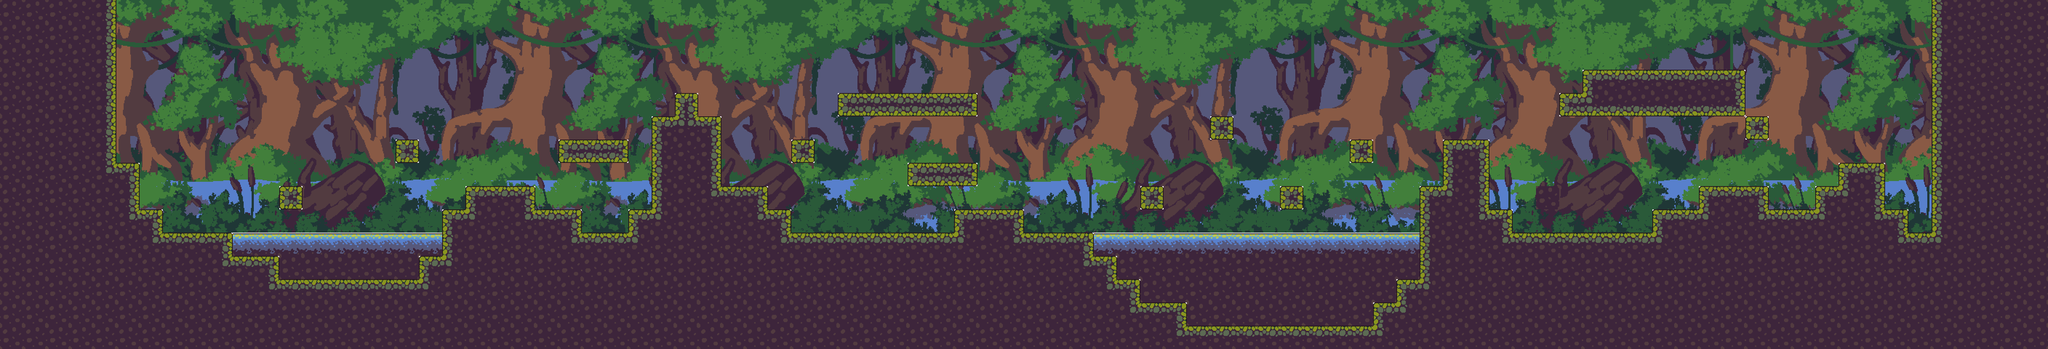

Tiled map render using the project's own tile images. Description and the map definition, with tile-layer contents summarised, below:
An orthogonal 88x15 tile map with 64x64 px tiles, 3 tile layers (background, b_decorations, ground), 2 tilesets and 1 object (player).

<map version="1.9" tiledversion="1.9.2" orientation="orthogonal" renderorder="right-down" width="88" height="15" tilewidth="64" tileheight="64" infinite="0" nextlayerid="9" nextobjectid="2">
 <editorsettings>
  <export format="csv" />
 </editorsettings>
 <tileset firstgid="1" name="Tileset" tilewidth="64" tileheight="64" tilecount="60" columns="10">
  <image source="../img/Tileset2.png" trans="ffffff" width="640" height="384" />
 </tileset>
 <tileset firstgid="61" name="Background" tilewidth="64" tileheight="64" tilecount="180" columns="18">
  <image source="../img/Background.png" trans="ffffff" width="1152" height="648" />
 </tileset>
 <layer id="5" name="background" width="88" height="15">
  <data>[1320 cells, 1320 non-empty, 180 distinct tile ids]</data>
 </layer>
 <layer id="4" name="b_decorations" width="88" height="15">
  <data>[1320 cells, 113 non-empty, 2 distinct tile ids]</data>
 </layer>
 <layer id="1" name="ground" width="88" height="15">
  <data>[1320 cells, 583 non-empty, 17 distinct tile ids]</data>
 </layer>
 <objectgroup id="8" name="Objects">
  <object id="1" name="player" x="512" y="592" width="32" height="32" />
 </objectgroup>
</map>